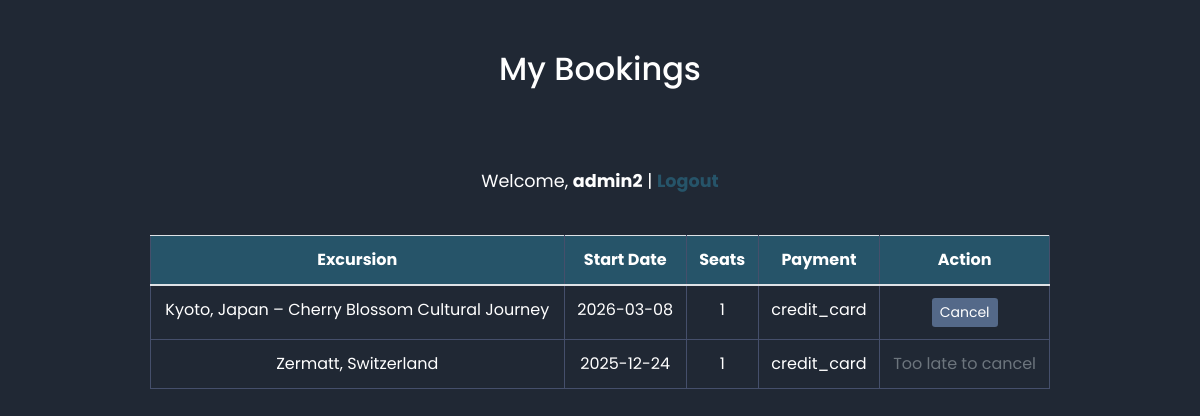
The app's page /web/my_bookings.php (signed in) with its own data.
### tables this page shows
CREATE TABLE `bookings` (
  `id` int(11) NOT NULL,
  `excursion_id` int(11) NOT NULL,
  `user_id` int(11) NOT NULL,
  `full_name` varchar(255) NOT NULL,
  `payment_method` varchar(255) NOT NULL,
  `booking_date` timestamp NULL DEFAULT current_timestamp(),
  `nr_pers` int(11) DEFAULT 1
);

CREATE TABLE `excursion_details` (
  `id` int(11) NOT NULL,
  `excursion_id` int(11) NOT NULL,
  `start_date` date DEFAULT NULL,
  `end_date` date DEFAULT NULL,
  `transportation` varchar(100) DEFAULT NULL,
  `description` text DEFAULT NULL,
  `itinerary` text DEFAULT NULL,
  `title` varchar(255) DEFAULT NULL,
  `activities` text DEFAULT NULL,
  `price` decimal(10,2) DEFAULT NULL,
  `image1_url` varchar(100) DEFAULT NULL,
  `image2_url` varchar(100) DEFAULT NULL,
  `image3_url` varchar(100) DEFAULT NULL,
  `image4_url` varchar(100) DEFAULT NULL,
  `image5_url` varchar(100) DEFAULT NULL,
  `hotel_name` varchar(255) DEFAULT NULL,
  `hotel_rating` int(11) DEFAULT NULL,
  `hotel_description` text DEFAULT NULL,
  `meals_included` varchar(100) DEFAULT NULL,
  `group_size` int(11) DEFAULT NULL,
  `hotel_link` varchar(255) DEFAULT NULL,
  `weather_info` text DEFAULT NULL,
  `travel_tips` text DEFAULT NULL,
  `culture_info` text DEFAULT NULL
);

### web/my_bookings.php (the view, shortened to what this page needs)
<?php
require_once __DIR__ . "/connect_db.php";
?>
<!DOCTYPE html>
<html>
<head>
    <link rel="stylesheet" href="travel.css">
  <link rel="stylesheet" href="https://stackpath.bootstrapcdn.com/bootstrap/4.5.2/css/bootstrap.min.css">
</head>
<body class="book1">
   <section class="login-container">
      <h2>My Bookings</h2>
      <p class="welcome-text">
        Welcome, <strong><?= htmlspecialchars($_SESSION['username']) ?></strong> |
          <a href="logout.php">Logout</a>
        </p>
      <?php
      $stmt = $conectare->prepare("SELECT b.id AS booking_id, ed.title, ed.start_date, b.nr_pers, b.payment_method
                                  FROM bookings b
                                  JOIN excursions e ON b.excursion_id = e.id
                                  JOIN excursion_details ed ON ed.excursion_id = e.id
                                  WHERE b.user_id = ?");
      $stmt->bind_param("i", $_SESSION['user_id']);
      $stmt->execute();
      $res = $stmt->get_result();
      if ($res->num_rows === 0): ?>
        <div class="no-bookings-message">
          <p>You haven’t made any bookings yet.</p>
          <p><a href="travel.php#home" class="btn btn-primary">Explore Trips</a></p>
        </div>
      <?php else: ?>
      <table class="table my-bookings-table">
        <thead>
        <tr>
          <th>Excursion</th>
          <th>Start Date</th>
          <th>Seats</th>
          <th>Payment</th>
          <th>Action</th>
        </tr>
      </thead>
      <tbody>
      <?php while ($row = $res->fetch_assoc()):
          $start = new DateTime($row['start_date']);
          $deadline = clone $start;
          $deadline->modify('-14 days');
          $can_cancel = (new DateTime()) <= $deadline;
      ?>
        <tr>
          <td><?= htmlspecialchars($row['title']) ?></td>
          <td><?= $start->format('Y-m-d') ?></td>
          <td><?= $row['nr_pers'] ?></td>
          <td><?= $row['payment_method'] ?></td>
          <td>
            <?php if ($can_cancel): ?>
              <button class="btn btn-sm btn-danger cancel-btn" data-id="<?= $row['booking_id'] ?>">Cancel</button>
            <?php else: ?>
              <span class="text-muted">Too late to cancel</span>
            <?php endif; ?>
          </td>
        </tr>
      <?php endwhile; $stmt->close(); ?>
      </tbody>
    </table>
    <?php endif;
?>
  </section>
</body>
</html>

### web/travel.css (style rules this page uses)
:root { --white-color:#fff; --dark-color:#222; --body-bg-color:#fff; --section-bg-color:#202834; --navigation-item-hover-color:#265469; --contrast-color:#307681; --title-color:rgb(47, 127, 133); --text-content-shadow:0 5px 25px rgba(0,0,0,0.1); --box-shadow:0 5px 25px rgb(0 0 0 / 20%); --scroll-bar-color:#fff; --scroll-thumb-color:#282f4e; --scroll-thumb-hover-color:#454f6b; --blue-color:#546989; }
* { margin: 0; padding: 0; box-sizing: border-box; font-family: 'Poppins', sans-serif; }
body { background-color:var(--section-bg-color); }
body.book1 { background-color: var(--section-bg-color); color: var(--white-color); }
.login-container .welcome-text { font-size: 1.1em; margin-bottom: 40px; color: var(--white-color); text-align: center; }
.login-container .welcome-text a { color: var(--navigation-item-hover-color); font-weight: bold; text-decoration: none; }
.my-bookings-table thead { background-color: var(--navigation-item-hover-color); color: var(--white-color); text-align: center; border: 1px solid var(--scroll-thumb-hover-color); }
.my-bookings-table th, .my-bookings-table td { padding: 14px 20px; text-align: center; border: 1px solid var(--scroll-thumb-hover-color); color: var(--white-color); }
.my-bookings-table .btn-danger { background-color:var(--blue-color); border: none; }
.my-bookings-table .text-muted { color:var(--blue-color); }
.login-container { padding-top: 50px; max-width: 900px; margin: auto; text-align: left; }
.login-container h2 { margin-bottom: 80px; color: white; text-align: center; }

### records on screen
bookings: excursion_details.title "Kyoto, Japan – Cherry Blossom Cultural Journey", excursion_details.start_date "2026-03-08", nr_pers "1", payment_method "credit_card"
bookings: excursion_details.title "Zermatt, Switzerland", excursion_details.start_date "2025-12-24", nr_pers "1", payment_method "credit_card", shows "Too late to cancel"

### other values on screen
$_SESSION['username'] "admin2"
